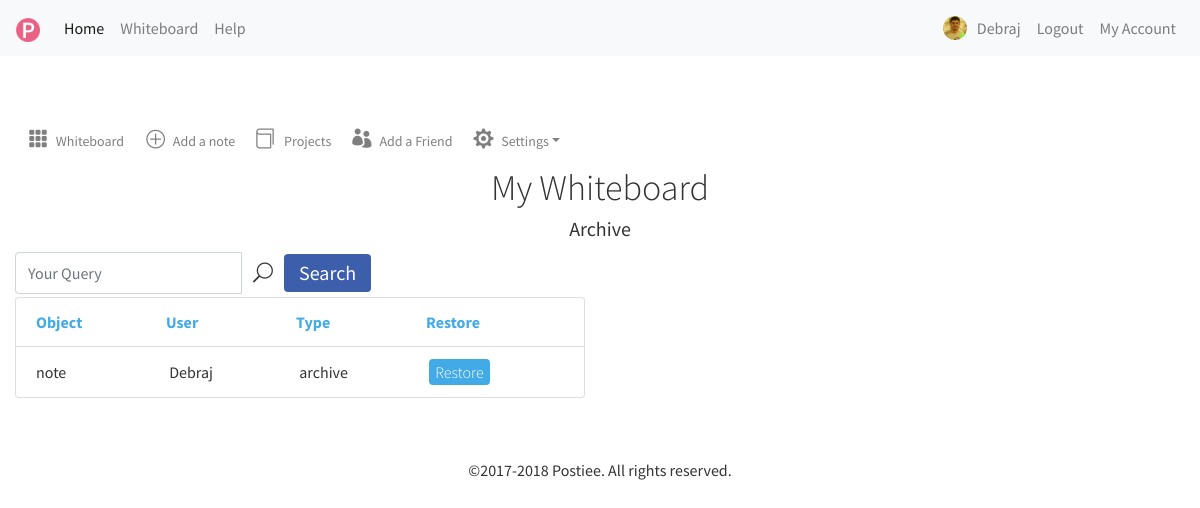
The app's page /archive.php (signed in) with its own data.
### tables this page shows
CREATE TABLE `users` (
  `id` int(10) UNSIGNED NOT NULL,
  `username` varchar(255) NOT NULL,
  `hash` varchar(255) NOT NULL,
  `firstname` varchar(30) NOT NULL,
  `lastname` varchar(30) NOT NULL,
  `email` varchar(50) NOT NULL,
  `reg_date` timestamp NOT NULL DEFAULT CURRENT_TIMESTAMP ON UPDATE CURRENT_TIMESTAMP,
  `profile_pic` varchar(255) NOT NULL,
  `user_status` int(11) NOT NULL
);

CREATE TABLE `mod_history` (
  `id` int(10) UNSIGNED NOT NULL,
  `obj_type` varchar(255) NOT NULL,
  `obj_id` int(10) UNSIGNED NOT NULL,
  `user_id` int(10) UNSIGNED NOT NULL,
  `admin_id` int(10) UNSIGNED NOT NULL,
  `mod_type` varchar(255) NOT NULL,
  `mod_time` timestamp NOT NULL DEFAULT CURRENT_TIMESTAMP ON UPDATE CURRENT_TIMESTAMP
);

### views/archive.php (the view, shortened to what this page needs)
<?php include("whiteboard_header.php"); ?>
<div class="page-content">
  <div class="postit-section">
    <div class="postit-section-title">
      <h3><?php echo "Archive" ?></h3>
    </div>
    <div class="postit-section-posts">
      <div class="row">
        <div class="col-sm-12 col-md-6 col-lg-6 col-md-offset-3">
          <div class="page-content">
            <form class="form-inline" action="#" method="get">
              <div class="form-group">
                <div class="input-group">
                  <input type="text" class="form-control" id="exampleInputAmount" placeholder="Your Query">
                  <div class="input-group-addon input-search-icon"><span class="flaticon-search7"></span></div>
                </div>
              </div>
              <button type="submit" class="btn btn-lg btn-add">Search</button>
            </form>
            <ul class="list-group">
              <li class='list-group-item list-group-header'>
                <span class='tab-title'>Object</span><span class='tab-title'>User</span><span class='tab-title'>Type</span><span class='tab-title'>Restore</span>
              </li>
              <?php
                foreach ($track_records as $track_record)
                {
                  if($track_record["archived"] != 0)
                  {
                      echo "<li class='list-group-item'>";
                      echo "<span class='tab-data'>" . $track_record["obj_type"]. "</span> ";
                      echo "<span class='tab-data'>" . htmlspecialchars($track_record["firstname"]) . " </span>";
                      echo "<span class='tab-data'>" . htmlspecialchars($track_record["mod_type"]) . " </span>";
                      echo "<form action='unarchive.php' name='unarchive' class='inline-form' method='post'>";
                      echo "<button type='submit' class='btn_restore' value='unarchive'><span class='' data-toggle='tooltip' data-placement='top' title='Restore'>Restore</span></button>";
                      echo "</form>";
                      echo "</li>";
                  }
                }
              ?>
            </ul>
          </div>
        </div>
      </div>
    </div>
  </div>
</div>
<?php include("whiteboard_footer.php"); ?>

### views/header.php (shortened to what this page needs)
<!DOCTYPE html>
<html lang="en">
  <head>
    <link href="css/style.css" rel="stylesheet">
  </head>
  <body>
  <header id="header">
    <nav class="navbar navbar-expand-lg navbar-light bg-light">
      <a class="navbar-brand" href="index.php"><img src="img/logo.png" alt="Postiee" class="img-fluid"></a>
      <div class="collapse navbar-collapse" id="navbarSupportedContent">
        <ul class="navbar-nav mr-auto">
          <li class="nav-item active">
            <a class="nav-link" href="index.php">Home</a>
          </li>
          <li class="nav-item">
            <a class="nav-link" href="whiteboard.php">Whiteboard</a>
          </li>
          <li class="nav-item">
            <a class="nav-link" href="help.php">Help</a>
          </li>
        </ul>
        <ul class="my-2 my-lg-0 navbar-nav navbar-right">
          <?php
          if(empty($_SESSION["id"]))
          {
            echo '<li class="nav-item"><a href="account.php" class="nav-link">Welcome! Guest<span class="sr-only">(current)</span></a></li>';
            echo '<li class="nav-item"><a href="login.php" class="nav-link">Log in <span class="sr-only">(current)</span></a></li>';
            echo '<li class="nav-item"><a href="register.php" class="nav-link">Sign up <span class="r-only">(current)</span></a></li>';
          }
          else
          {
            if(isset($message2))
            {
              echo '<li class="nav-item"><a href="account.php" class="nav-link"><div class="profile-pic"><img src="img/user.png"></div> '. htmlspecialchars($message2) .'<span class="sr-only">(current)</span></a></li>';
            }
            else if(isset($firstname))
            {
              echo '<li class="nav-item"><a href="account.php" class="nav-link"><div class="profile-pic">';
              if(isset($profile_pic) && $profile_pic != "")
              {
                echo '<img src="'. htmlspecialchars($profile_pic) .'" alt="'. htmlspecialchars($firstname) .'">';
              }
              else
              {
                echo htmlspecialchars($profile_pic);
                echo '<img src="img/user.png">';
              }
              echo '</div></span>'. htmlspecialchars($firstname) .'<span class="sr-only">(current)</span></a></li>';
            }
            else
            {
              echo '<li class="nav-item"><a href="account.php" class="nav-link"><div class="profile-pic"><img src="img/user.png"></div>Welcome! guest<span class="sr-only">(current)</span></a></li>';
            }
            echo '<li class="nav-item"><a href="logout.php" class="nav-link">Logout <span class="sr-only">(current)</span></a></li>';
            echo '<li class="nav-item"><a href="account.php" class="nav-link">My Account <span class="sr-only">(current)</span></a></li>';
          }
           ?>
        </ul>
      </div>
    </nav>
  </header>
    <div id="main-wrapper" class="main-wrapper">

### css/style.css (style rules this page uses)
body { font-family: 'Source Sans Pro', sans-serif; font-size: 16px; font-weight: normal; color: #333; background-color: #fff; word-wrap: break-word; }
.navbar-brand img { width: 24px; height: 24px; }
.profile-pic { float: left; position: relative; margin-right: 10px; width: 24px; height: 24px; border-radius: 100%; overflow: hidden; }
.profile-pic img { display: block; width: 24px; height: auto; }
.page-content h3 { font-size: 1.25em; font-weight: 300; text-align: center; }
.inline-form { display: inline; }
.btn-add { margin: 5px 0; padding: 4px 15px; background-color: #3c5eab; border: 0; color: #fff; border-radius: 4px; }
.btn_restore { font-size: 16px; font-weight: 300; color: #fff; background-color: #42abe7; border-radius: 4px; border: 0; box-shadow: none; }
.postit-section-title h3 { font-weight: 400; }
.list-group-header { font-weight: bold; }
.tab-title { display: inline-block; min-width: 120px; color: #42abe7; margin-right: 10px; }
.tab-data { display: inline-block; min-width: 120px; margin-right: 10px; }
.input-search-icon { padding: 6px; background-color: #fff; border-left: 0; }

### records on screen
users: profile_pic (picture), firstname "Debraj"
mod_history: obj_type "note", firstname "Debraj", mod_type "archive"
